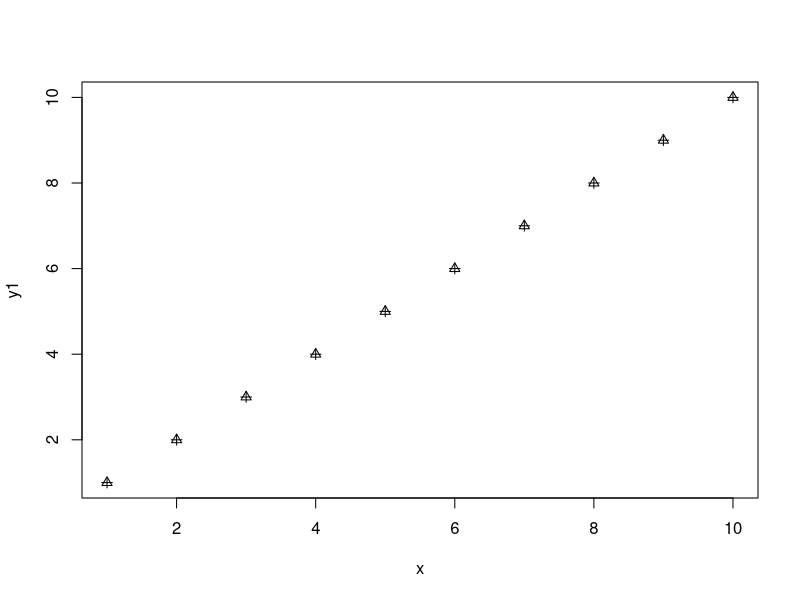
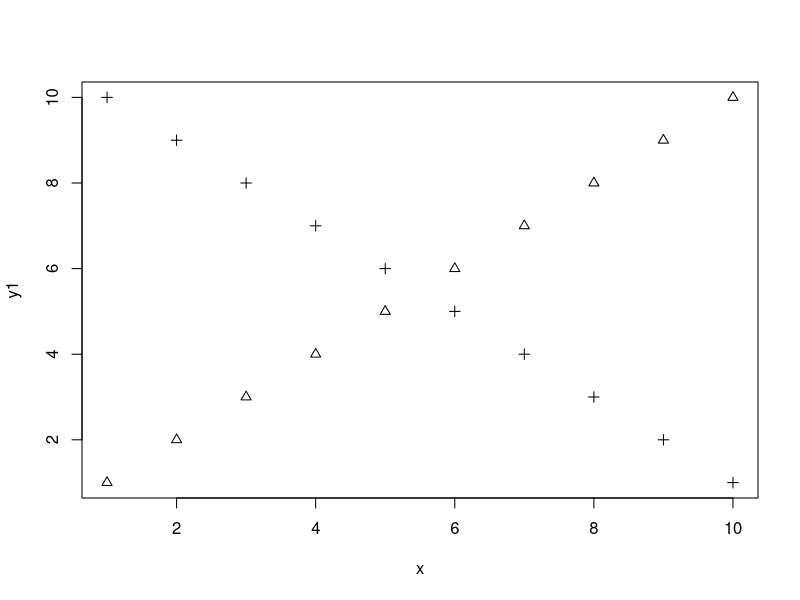
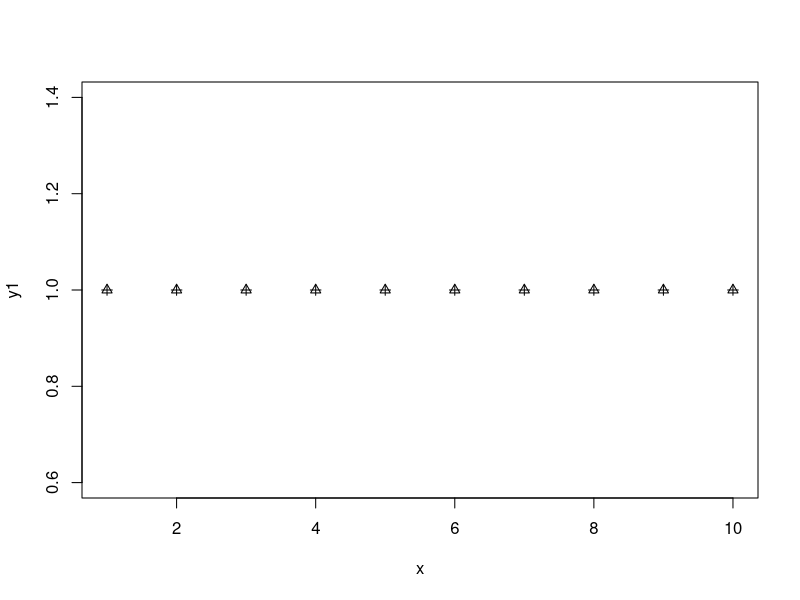
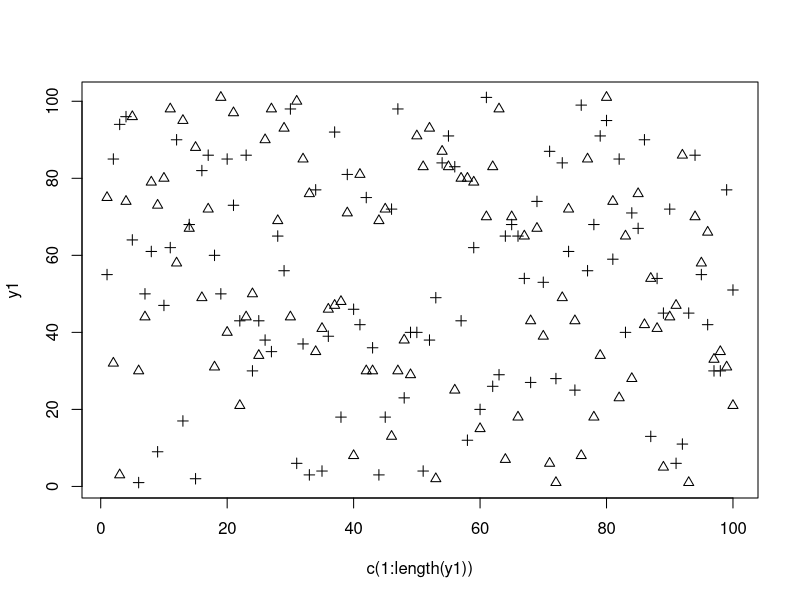

Write the R code that produced these figures, in order.
y1 = seq(1:10)
y2 = seq(1:10)

x = seq(1:10)

var(y1,y2)
plot = plot(x=x, y=y1, pch=3)
plot = plot+points(y2, pch=2)
plot

#reversing the vectors
y1 = rev(y1)

#plotting y1 and y2 as points
plot(x =x,y=y1, pch=3)+points(y2, pch=2)
cov(y1,y2)


y1 = rep(1,10)
y2 = rep(1,10)
plot(x =x,y=y1, pch=3)+points(y2, pch=2)
cov(y1,y2)

#creating Vector and filling it with random numbers
y1=sample(101,100,T)
y2=sample(101,100,T)

plot(x=c(1:length(y1)),y=y1, pch=3)+points(y2, pch=2)
cov(y1,y2)
